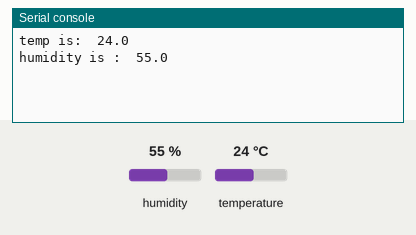
Recording of a program running on a simulated ESP8266 board running MicroPython. On the bench: the last lines printed to the serial console. The inputs (shaded band) are chosen by the test bench; at power-on: humidity 55 %, temperature 24 °C. No MQTT or app messages arrive unless stated; library files of the repository ran but are not shown: dht12.py.

Above: at 1.2 s.
1.3 s: humidity set to 22 %
At 11.1 s:
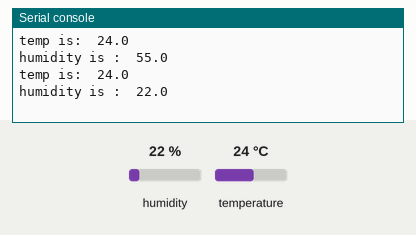
11.4 s: temperature set to 12 °C
At 20.8 s:
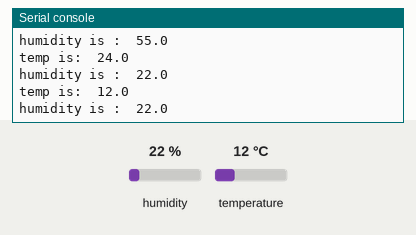
21.5 s: humidity set to 40 %
At 31.7 s:
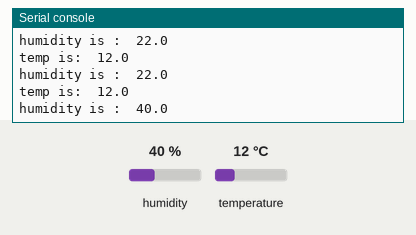
Timing chart, 0 to 33.2 s (numbered marks = the images above; inputs shaded):
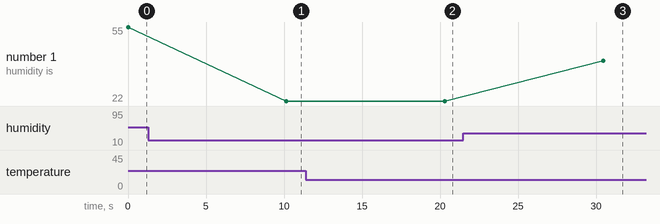

Measured:
- after the input at 1.3 s, the serial console: prints a new line after 8.9 s (image 1)
- after the input at 11.4 s, the serial console: prints a new line after 8.9 s (image 2)
- after the input at 21.5 s, the serial console: prints a new line after 9.0 s (image 3)
- plotted number 1: 55 → 22 after the input at 1.3 s, 22 → 40 after the input at 21.5 s

The program:

publish.py
```python
import time
import dht12
from machine import I2C, Pin
from umqtt.simple import MQTTClient

i2c = I2C(scl=Pin(5), sda = Pin(4))
sensor = dht12.DHT12(i2c)

c=MQTTClient('phil_sensor1', 'iot.eclipse.org')

while True:
    sensor.measure()
    temp = sensor.temperature()
    humidity = sensor.humidity()
    print('temp is: ', temp)
    print('humidity is : ', humidity)
    c.connect()
    c.publish('RIFF/philip/temperature', str(temp))
    c.publish('RIFF/philip/humidity', str(humidity))
    c.disconnect()
    time.sleep(10)
```
